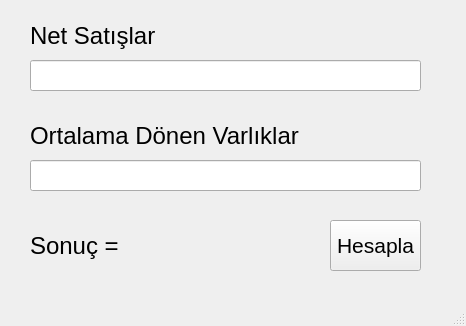
<?xml version="1.0" encoding="UTF-8"?>
<ui version="4.0">
 <class>duranvarlikdevirhizi</class>
 <widget class="QMainWindow" name="duranvarlikdevirhizi">
  <property name="geometry">
   <rect>
    <x>0</x>
    <y>0</y>
    <width>466</width>
    <height>326</height>
   </rect>
  </property>
  <property name="windowTitle">
   <string>Dönen Varlıklar Devir Hızı Oranı Hesaplama</string>
  </property>
  <widget class="QWidget" name="widget">
   <widget class="QLabel" name="label">
    <property name="geometry">
     <rect>
      <x>30</x>
      <y>20</y>
      <width>301</width>
      <height>31</height>
     </rect>
    </property>
    <property name="font">
     <font>
      <pointsize>18</pointsize>
     </font>
    </property>
    <property name="text">
     <string>Net Satışlar</string>
    </property>
   </widget>
   <widget class="QLineEdit" name="netsatislar">
    <property name="geometry">
     <rect>
      <x>30</x>
      <y>60</y>
      <width>391</width>
      <height>31</height>
     </rect>
    </property>
   </widget>
   <widget class="QLineEdit" name="ortduranvarlik">
    <property name="geometry">
     <rect>
      <x>30</x>
      <y>160</y>
      <width>391</width>
      <height>31</height>
     </rect>
    </property>
   </widget>
   <widget class="QLabel" name="label_2">
    <property name="geometry">
     <rect>
      <x>30</x>
      <y>120</y>
      <width>301</width>
      <height>31</height>
     </rect>
    </property>
    <property name="font">
     <font>
      <pointsize>18</pointsize>
     </font>
    </property>
    <property name="text">
     <string>Ortalama Dönen Varlıklar</string>
    </property>
   </widget>
   <widget class="QPushButton" name="hesapla">
    <property name="geometry">
     <rect>
      <x>330</x>
      <y>220</y>
      <width>91</width>
      <height>51</height>
     </rect>
    </property>
    <property name="font">
     <font>
      <pointsize>16</pointsize>
     </font>
    </property>
    <property name="text">
     <string>Hesapla</string>
    </property>
   </widget>
   <widget class="QLabel" name="sonuc">
    <property name="geometry">
     <rect>
      <x>30</x>
      <y>220</y>
      <width>301</width>
      <height>51</height>
     </rect>
    </property>
    <property name="font">
     <font>
      <pointsize>18</pointsize>
     </font>
    </property>
    <property name="text">
     <string>Sonuç =</string>
    </property>
   </widget>
  </widget>
  <widget class="QMenuBar" name="menubar">
   <property name="geometry">
    <rect>
     <x>0</x>
     <y>0</y>
     <width>466</width>
     <height>21</height>
    </rect>
   </property>
  </widget>
  <widget class="QStatusBar" name="statusbar"/>
 </widget>
 <resources/>
 <connections/>
</ui>
